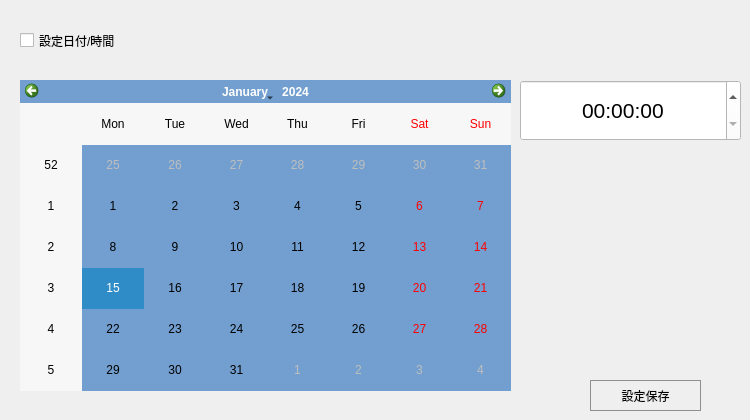
    <widget class="QWidget" name="tab_2">
     <attribute name="title">
      <string>日付/時刻</string>
     </attribute>
     <widget class="QCalendarWidget" name="calendarWidget">
      <property name="geometry">
       <rect>
        <x>20</x>
        <y>80</y>
        <width>491</width>
        <height>311</height>
       </rect>
      </property>
      <property name="styleSheet">
       <string notr="true">background-color: rgb(114, 159, 207);</string>
      </property>
     </widget>
     <widget class="QTimeEdit" name="timeEdit">
      <property name="geometry">
       <rect>
        <x>520</x>
        <y>80</y>
        <width>221</width>
        <height>61</height>
       </rect>
      </property>
      <property name="font">
       <font>
        <pointsize>16</pointsize>
       </font>
      </property>
      <property name="styleSheet">
       <string notr="true">background-color: rgb(255, 255, 255);</string>
      </property>
      <property name="alignment">
       <set>Qt::AlignCenter</set>
      </property>
      <property name="currentSection">
       <enum>QDateTimeEdit::HourSection</enum>
      </property>
      <property name="calendarPopup">
       <bool>true</bool>
      </property>
     </widget>
     <widget class="QPushButton" name="btn_saveTime">
      <property name="geometry">
       <rect>
        <x>590</x>
        <y>380</y>
        <width>111</width>
        <height>31</height>
       </rect>
      </property>
      <property name="styleSheet">
       <string notr="true"> QPushButton {
   
     border: 1px solid #8f8f91;
      background-color: qlineargradient(x1: 0, y1: 0, x2: 0, y2: 1,
                                        stop: 0 #f6f7fa, stop: 1 #dadbde);
      min-width: 80px;
  }

  QPushButton:pressed {
      background-color: qlineargradient(x1: 0, y1: 0, x2: 0, y2: 1,
                                        stop: 0 #dadbde, stop: 1 #f6f7fa);
  }</string>
      </property>
      <property name="text">
       <string>設定保存</string>
      </property>
     </widget>
     <widget class="QCheckBox" name="checkBox_setTime">
      <property name="geometry">
       <rect>
        <x>20</x>
        <y>20</y>
        <width>191</width>
        <height>41</height>
       </rect>
      </property>
      <property name="font">
       <font>
        <weight>50</weight>
        <bold>false</bold>
       </font>
      </property>
      <property name="styleSheet">
       <string notr="true"/>
      </property>
      <property name="text">
       <string>設定日付/時間</string>
      </property>
     </widget>
     <widget class="QLabel" name="label_currentTime">
      <property name="geometry">
       <rect>
        <x>520</x>
        <y>80</y>
        <width>221</width>
        <height>61</height>
       </rect>
      </property>
      <property name="font">
       <font>
        <pointsize>16</pointsize>
       </font>
      </property>
      <property name="text">
       <string/>
      </property>
      <property name="alignment">
       <set>Qt::AlignCenter</set>
      </property>
     </widget>
    </widget>
